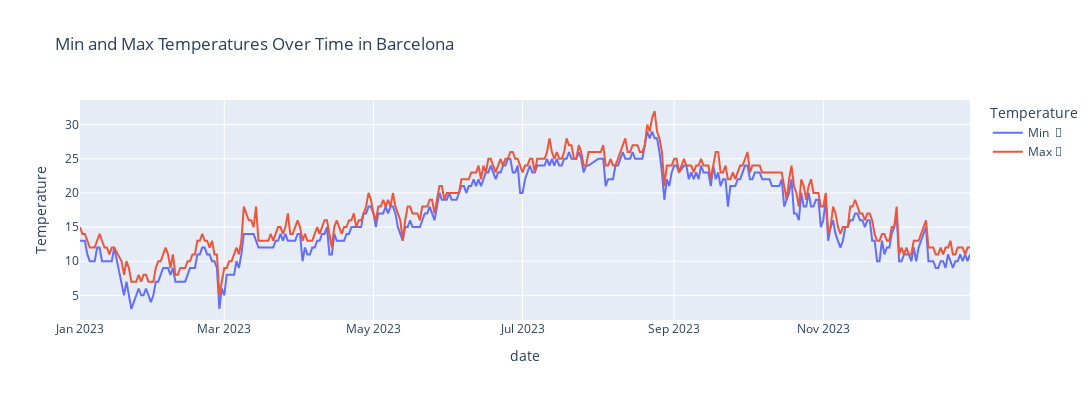

Notebook source saved alongside this figure:
### Code cell
df_weather_max_temp_day = df_w.groupby('date')['temperature'].max().reset_index(name='temperature')
df_weather_mintemp_day = df_w.groupby('date')['temperature'].min().reset_index(name='temperature')
df_weather_max_min_temp_day = pd.DataFrame()
df_weather_max_min_temp_day['date'] = df_weather_max_temp_day['date']
df_weather_max_min_temp_day['temperature_max'] = df_weather_max_temp_day['temperature']
df_weather_max_min_temp_day['temperature_min'] = df_weather_mintemp_day['temperature']
df_weather_max_min_temp_day

fig = px.line(df_weather_max_min_temp_day, x='date', y=['temperature_min', 'temperature_max'],
              labels={'value': 'Temperature', 'variable': 'Temperature'},
              title='Min and Max Temperatures Over Time in Barcelona', width=1200, height=400)

# Customize the legend names
fig.for_each_trace(lambda t: t.update(name={
    'temperature_min': 'Min  🥶',
    'temperature_max': 'Max 🥵'
}.get(t.name, t.name)))
fig.show()

### Figure 1 — Plotly figure (JSON) as saved in the notebook; plotly's stock layout.template omitted (floating-point values rounded to 4 significant figures; data arrays with more than 128 entries replaced by an {"elided": "..."} marker saying what was removed)
{"data": [{"hovertemplate": "Temperature=%{y}<br>date=%{x}<extra></extra>", "legendgroup": "temperature_min", "line": {"color": "#636efa", "dash": "solid"}, "marker": {"symbol": "circle"}, "mode": "lines", "name": "Min  🥶", "orientation": "v", "showlegend": true, "type": "scatter", "x": {"elided": "359 str values"}, "xaxis": "x", "y": {"elided": "359 int values"}, "yaxis": "y"}, {"hovertemplate": "Temperature=%{y}<br>date=%{x}<extra></extra>", "legendgroup": "temperature_max", "line": {"color": "#EF553B", "dash": "solid"}, "marker": {"symbol": "circle"}, "mode": "lines", "name": "Max 🥵", "orientation": "v", "showlegend": true, "type": "scatter", "x": {"elided": "359 str values"}, "xaxis": "x", "y": {"elided": "359 int values"}, "yaxis": "y"}], "layout": {"height": 400, "legend": {"title": {"text": "Temperature"}, "tracegroupgap": 0}, "title": {"text": "Min and Max Temperatures Over Time in Barcelona"}, "width": 1200, "xaxis": {"anchor": "y", "domain": [0, 1], "title": {"text": "date"}}, "yaxis": {"anchor": "x", "domain": [0, 1], "title": {"text": "Temperature"}}}}
